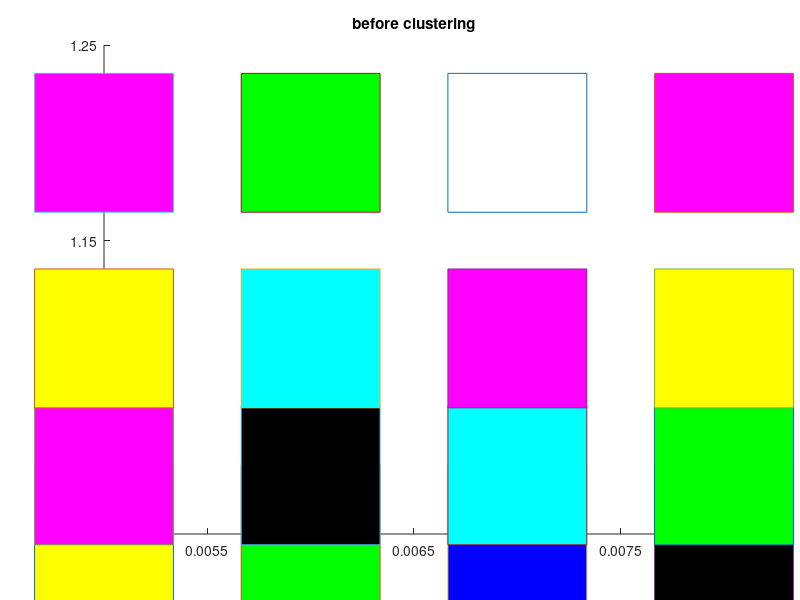
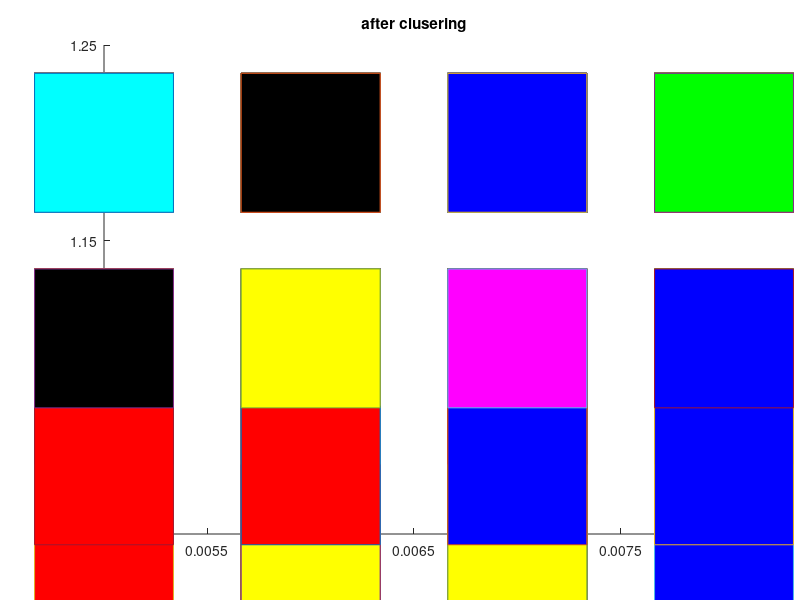

Recreate these plots in MATLAB, in order.
 clc;
clear;
T=100;
rd=2;
sigma_initial=0.05;
alpha_initial=0.9;
number_of_vectors=16;
number_of_neuorn_inputs=27;
neighbour_radius_initial=number_of_vectors/2;

%{
    for v=1:9 %number of input neuorns 
       for x=1:3
       l=input('x ');
        I(x,v)=l;
        
       end
       
end

disp(I)
%}
    
% sprev=rng(1,'v5uniform')
  %   I=randi([0 1],3,16)
   I=[1 0 0 0 1 0 0 0 1 0 1 1 1 0 1 1 ; 1 1 0 0 0 0 1 1 1 1 0 1 0 1 1 0 ;0 0 1 0 1 0 1 0 0 1 1 0 1 0 1 1 ];
figure(1);
title('before clustering');
hold on;

plot(0.005,1,'-s','MarkerSize',100,...
    'MarkerFaceColor',[ I(1,1) I(2,1) I(3,1)]);

plot(0.006,1,'-s','MarkerSize',100,...
    'MarkerFaceColor',[I(1,2) I(2,2) I(3,2)]);

plot(0.007,1,'-s','MarkerSize',100,...
    'MarkerFaceColor',[I(1,3) I(2,3) I(3,3)]);
plot(0.008,1,'-s','MarkerSize',100,...
    'MarkerFaceColor',[I(1,4) I(2,4) I(3,4)]);


plot(0.005,1.03,'-s','MarkerSize',100,...
    'MarkerFaceColor',[I(1,5) I(2,5) I(3,5)]);

plot(0.006,1.03,'-s','MarkerSize',100,...
    'MarkerFaceColor',[I(1,6) I(2,6) I(3,6)]);

plot(0.007,1.03,'-s','MarkerSize',100,...
    'MarkerFaceColor',[I(1,7) I(2,7) I(3,7)]);
plot(0.008,1.03,'-s','MarkerSize',100,...
    'MarkerFaceColor',[I(1,8) I(2,8) I(3,8)]);

plot(0.005,1.1,'-s','MarkerSize',100,...
    'MarkerFaceColor',[I(1,9) I(2,9) I(3,9)]);

plot(0.006,1.1,'-s','MarkerSize',100,...
    'MarkerFaceColor',[I(1,10) I(2,10) I(3,10)]);

plot(0.007,1.1,'-s','MarkerSize',100,...
    'MarkerFaceColor',[I(1,11) I(2,11) I(3,11)]);

plot(0.008,1.1,'-s','MarkerSize',100,...
    'MarkerFaceColor',[I(1,12) I(2,12) I(3,12)]);
plot(0.005,1.2,'-s','MarkerSize',100,...
    'MarkerFaceColor',[I(1,13) I(2,13) I(3,13)]);

plot(0.006,1.2,'-s','MarkerSize',100,...
    'MarkerFaceColor',[I(1,14) I(2,14) I(3,14)]);

plot(0.007,1.2,'-s','MarkerSize',100,...
    'MarkerFaceColor',[I(1,15) I(2,15) I(3,15)]);
plot(0.008,1.2,'-s','MarkerSize',100,...
    'MarkerFaceColor',[I(1,16) I(2,16) I(3,16)]);
 
hold off;

    

     sprev=rng(1,'v5uniform')
     R=randi([0 1],4,4)
            G=randi([0 1],4,4)
             B=randi([0 1],4,4)
    
    
    
for t=1:T
    alpha=alpha_initial*exp((1-t)/T);
    sigma=sigma_initial*exp((1-t)/((T/log(sigma_initial))));
    max_neighbour_radius=round(neighbour_radius_initial*exp((1-t)/T));
    for n=1:16
        for i=1:4
            for j=1:4
                D(i,j)=sqrt((I(1,n)-R(i,j))^2+(I(2,n)-G(i,j))^2+(I(3,n)-B(i,j))^2);
                
            end
        end
        disp('this is differences matrix');
        disp(D);
        min=D(1,1);
        for i=1:4
            for j=1:4
               
                      if ((D(i,j)<=min))
                          min=D(i,j);
                          m=i;
                          c=j;
                          
                      end
                
               
            end 
                  end
        
        
          % update the winning neuron
%        e_factor = exp(-((m-m).^2+(c-c).^2)/2*sigma);
       R(m,c)=R(m,c)+alpha*(I(1,n)-R(m,c));
       G(m,c)=G(m,c)+alpha*(I(2,n)-G(m,c));
       B(m,c)=B(m,c)+alpha*(I(3,n)-B(m,c));
       
        % update the neighbour neurons
       for neighbour_radius=1:1:max_neighbour_radius
            jj1=m - neighbour_radius;
            jj2=c;
            if (jj1>=1 && (c-jj2)>=1 && (m-jj1)>=1) % to stay in the matrix
                   betar=(( R(m,c)-R(jj1,jj2))/(((m-jj1).^2+(c-jj2).^2)*T-1));
                betag=(( G(m,c)-G(jj1,jj2))/(((m-jj1).^2+(c-jj2).^2)*T-1));
                betab=(( B(m,c)-B(jj1,jj2))/(((m-jj1).^2+(c-jj2).^2)*T-1));
                e_factor = exp(-((m-jj1).^2+(c-jj2).^2)/2*sigma.^2);
                R(jj1,jj2)=R(jj1,jj2) + alpha * e_factor * (I(1,n)-R(m,c))+betar*(R(m,c)-R(jj1,jj2));
                G(jj1,jj2)=G(jj1,jj2) + alpha * e_factor * (I(2,n)-G(m,c))+betag*(G(m,c)-G(jj1,jj2));
                B(jj1,jj2)=B(jj1,jj2) + alpha * e_factor * (I(3,n)-B(m,c))+betab*(B(m,c)-B(jj1,jj2));
               
                end
            
            jj1=m + neighbour_radius;
            jj2=c;
            if (jj1<=4 && (c-jj2)>=1 && (m-jj1)>=1) % to stay in the matrix
               betar=(( R(m,c)-R(jj1,jj2))/(((m-jj1).^2+(c-jj2).^2)*T-1));
                betag=(( G(m,c)-G(jj1,jj2))/(((m-jj1).^2+(c-jj2).^2)*T-1));
                betab=(( B(m,c)-B(jj1,jj2))/(((m-jj1).^2+(c-jj2).^2)*T-1));
                e_factor = exp(-((m-jj1).^2+(c-jj2).^2)/2*sigma.^2);
                R(jj1,jj2)=R(jj1,jj2) + alpha * e_factor * (I(1,n)-R(m,c))+betar*(R(m,c)-R(jj1,jj2));
                G(jj1,jj2)=G(jj1,jj2) + alpha * e_factor * (I(2,n)-G(m,c))+betag*(G(m,c)-G(jj1,jj2));
                B(jj1,jj2)=B(jj1,jj2) + alpha * e_factor * (I(3,n)-B(m,c))+betab*(B(m,c)-B(jj1,jj2));
            end
            jj1=m;
            jj2=c - neighbour_radius;
            if (jj2>=1 && (c-jj2)>=1 && (m-jj1)>=1) % to stay in the matrix
               betar=(( R(m,c)-R(jj1,jj2))/(((m-jj1).^2+(c-jj2).^2)*T-1));
                betag=(( G(m,c)-G(jj1,jj2))/(((m-jj1).^2+(c-jj2).^2)*T-1));
                betab=(( B(m,c)-B(jj1,jj2))/(((m-jj1).^2+(c-jj2).^2)*T-1));
                e_factor = exp(-((m-jj1).^2+(c-jj2).^2)/2*sigma.^2);
                R(jj1,jj2)=R(jj1,jj2) + alpha * e_factor * (I(1,n)-R(m,c))+betar*(R(m,c)-R(jj1,jj2));
                G(jj1,jj2)=G(jj1,jj2) + alpha * e_factor * (I(2,n)-G(m,c))+betag*(G(m,c)-G(jj1,jj2));
                B(jj1,jj2)=B(jj1,jj2) + alpha * e_factor * (I(3,n)-B(m,c))+betab*(B(m,c)-B(jj1,jj2));
            end
            jj1=m;
            jj2=c + neighbour_radius;
            if (jj2<=4 && (c-jj2)>=1 && (m-jj1)>=1 ) % to stay in the matrix
                 betar=(( R(m,c)-R(jj1,jj2))/(((m-jj1).^2+(c-jj2).^2)*T-1));
                betag=(( G(m,c)-G(jj1,jj2))/(((m-jj1).^2+(c-jj2).^2)*T-1));
                betab=(( B(m,c)-B(jj1,jj2))/(((m-jj1).^2+(c-jj2).^2)*T-1));
                e_factor = exp(-((m-jj1).^2+(c-jj2).^2)/2*sigma.^2);
                R(jj1,jj2)=R(jj1,jj2) + alpha * e_factor * (I(1,n)-R(m,c))+betar*(R(m,c)-R(jj1,jj2));
                G(jj1,jj2)=G(jj1,jj2) + alpha * e_factor * (I(2,n)-G(m,c))+betag*(G(m,c)-G(jj1,jj2));
                B(jj1,jj2)=B(jj1,jj2) + alpha * e_factor * (I(3,n)-B(m,c))+betab*(B(m,c)-B(jj1,jj2));
            end
        end        
    end
   RED=round(R);
GREEN=round(G);
BLUE=round(B);
disp(RED);
disp(GREEN);
disp(BLUE);
figure(2);
title('after clusering');
hold on;

plot(0.005,1,'-s','MarkerSize',100,...
    'MarkerFaceColor',[ RED(1,1) GREEN(1,1) BLUE(1,1)]);

plot(0.006,1,'-s','MarkerSize',100,...
    'MarkerFaceColor',[RED(1,2) GREEN(1,2) BLUE(1,2)]);

plot(0.007,1,'-s','MarkerSize',100,...
    'MarkerFaceColor',[RED(1,3) GREEN(1,3) BLUE(1,3)]);
plot(0.008,1,'-s','MarkerSize',100,...
    'MarkerFaceColor',[RED(1,4) GREEN(1,4) BLUE(1,4)]);

plot(0.005,1.03,'-s','MarkerSize',100,...
    'MarkerFaceColor',[RED(2,1) GREEN(2,1) BLUE(2,1)]);

plot(0.006,1.03,'-s','MarkerSize',100,...
    'MarkerFaceColor',[RED(2,2) GREEN(2,2) BLUE(2,2)]);

plot(0.007,1.03,'-s','MarkerSize',100,...
    'MarkerFaceColor',[RED(2,3) GREEN(2,3) BLUE(2,3)]);
plot(0.008,1.03,'-s','MarkerSize',100,...
    'MarkerFaceColor',[RED(2,4) GREEN(2,4) BLUE(2,4)]);

plot(0.005,1.1,'-s','MarkerSize',100,...
    'MarkerFaceColor',[RED(3,1) GREEN(3,1) BLUE(3,1)]);

plot(0.006,1.1,'-s','MarkerSize',100,...
    'MarkerFaceColor',[RED(3,2) GREEN(3,2) BLUE(3,2)]);

plot(0.007,1.1,'-s','MarkerSize',100,...
    'MarkerFaceColor',[RED(3,3) GREEN(3,3) BLUE(3,3)]);
plot(0.008,1.1,'-s','MarkerSize',100,...
    'MarkerFaceColor',[RED(3,4) GREEN(3,4) BLUE(3,4)]);
plot(0.005,1.2,'-s','MarkerSize',100,...
    'MarkerFaceColor',[RED(4,1) GREEN(4,1) BLUE(4,1)]);

plot(0.006,1.2,'-s','MarkerSize',100,...
    'MarkerFaceColor',[RED(4,2) GREEN(4,2) BLUE(4,2)]);

plot(0.007,1.2,'-s','MarkerSize',100,...
    'MarkerFaceColor',[RED(4,3) GREEN(4,3) BLUE(4,3)]);
plot(0.008,1.2,'-s','MarkerSize',100,...
    'MarkerFaceColor',[RED(4,4) GREEN(4,4) BLUE(4,4)]);
 
hold off; 


end
disp(D);
  disp(I);

disp('this is red');
disp(R);
disp('this is G');
disp(G);
disp('this is B');
disp(B);

